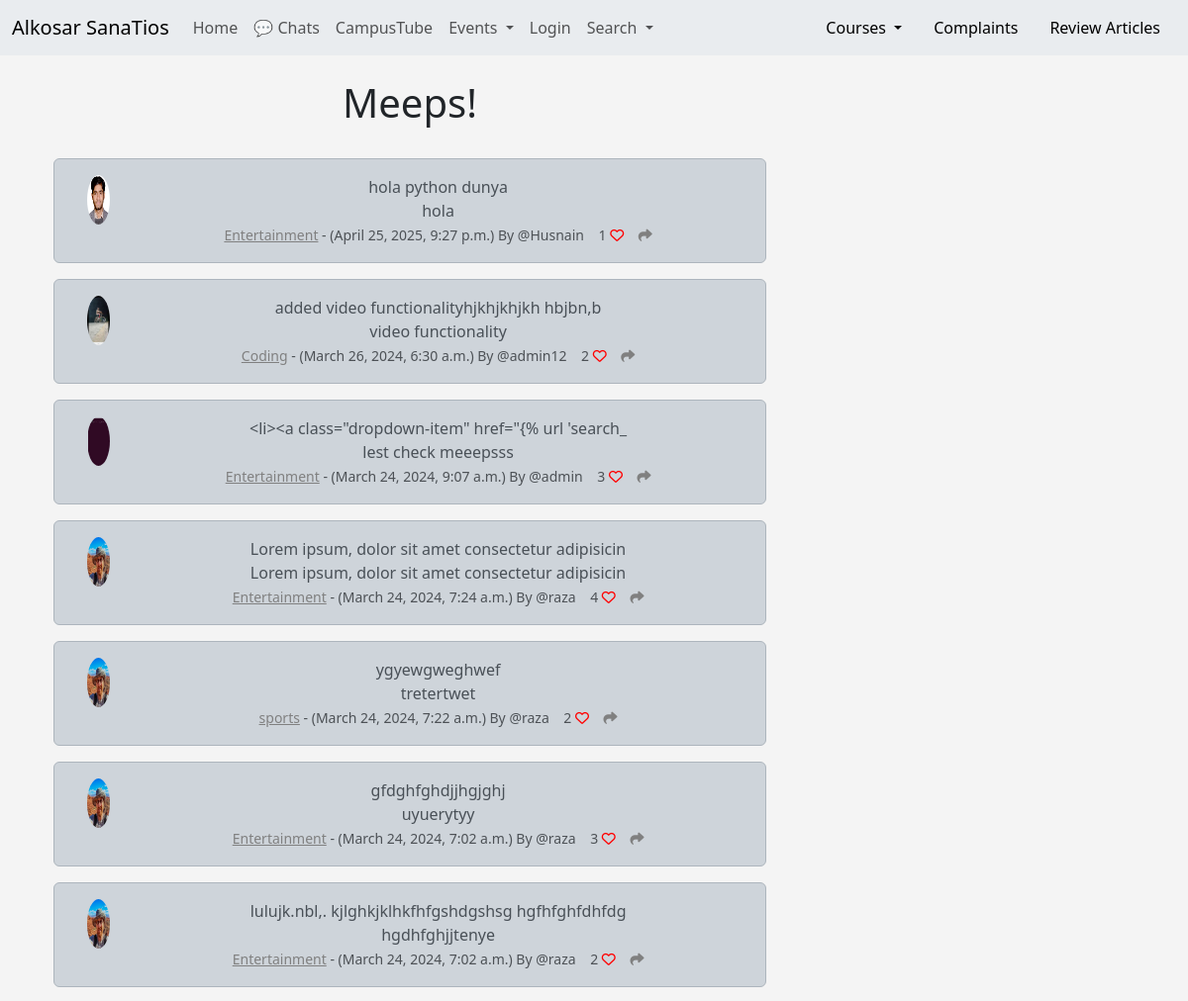
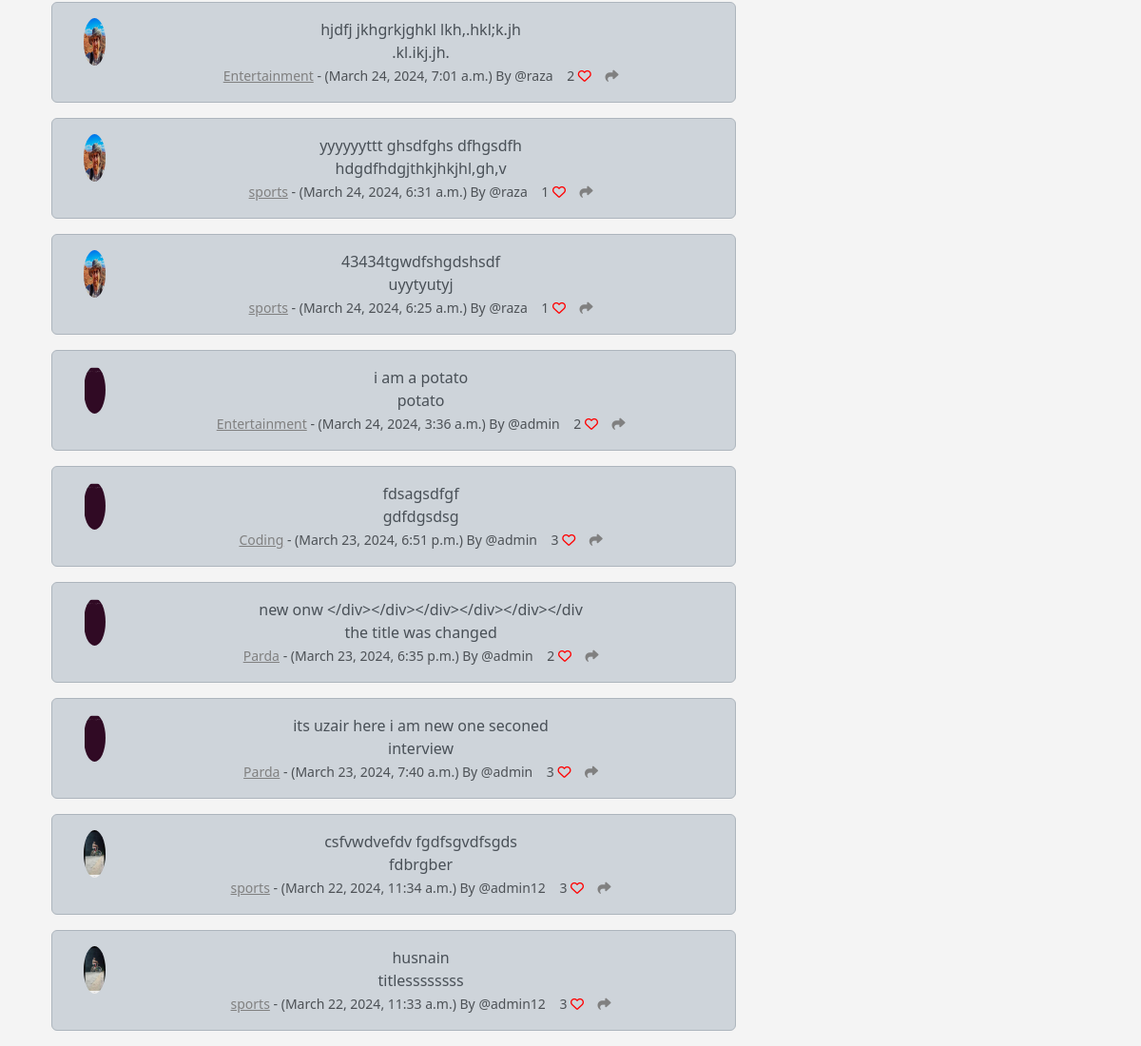
The page /home on the database its author committed (2 pictures, top to bottom).
### home/models.py (models this page shows, shortened)
class Meep(models.Model):
    user = models.ForeignKey(User, related_name= "meeps",on_delete= models.DO_NOTHING)
    body = RichTextField(blank=True, null = True)
    created_at = models.DateTimeField(auto_now_add = True)
    likes = models.ManyToManyField(User, related_name = "meep_like", blank = True)
    category = models.CharField(max_length= 255, default='Entertainment')
    title = models.CharField(max_length=255, default = 'No Title')
    attachment = models.FileField(upload_to='feed_attachments/', blank=True, null=True)
    def number_of_likes(self):
        return self.likes.count()

class Profile(models.Model):
    user = models.OneToOneField(User, on_delete=models.CASCADE)
    follows = models.ManyToManyField("self",
    related_name = "followed_by",
    symmetrical= False,
    blank=True)
    date_modified = models.DateTimeField(User, auto_now = True)
    profile_image = models.ImageField(null = True, blank = True, upload_to = 'profile-images/')
    profile_bio = models.CharField(null=True, blank=True, max_length=500)
    home_address = models.CharField(max_length=300, blank=True, default="")
    relationship_status = models.CharField(max_length=80, blank=True, default="")
    education_status = models.CharField(max_length=300, blank=True, default="")
    homepage_link = models.CharField(null=True, blank=True, max_length=200)
    facebook_link = models.CharField(null=True, blank=True, max_length=200)
    instagram_link = models.CharField(null=True, blank=True, max_length=200)
    linkdin_link = models.CharField(null=True, blank=True, max_length=200)

### home/views.py (the view)
# urls.py: path('home', views.home, name = 'home' ),
def home(request):
    if request.user.is_authenticated:
        form = MeepForm(request.POST or None)
        if request.method == "POST":
            if form.is_valid():
                meep = form.save(commit= False)
                meep.user = request.user
                meep.save()
                messages.success(request, 'Your Meep Has Been Posted....!')
                return redirect("home")
        meeps = Meep.objects.all().order_by("-created_at")
        return render (request, 'home/home.html', {'meeps': meeps, 'form': form})
    else:
        meeps = Meep.objects.all().order_by("-created_at")
        return render (request, 'home/home.html', {'meeps': meeps })

### home/templates/home/home.html (shortened to what this page needs)
{% extends 'home/base.html' %}
{% load static %}
{% block content %}
	<div class="container text-center">
		<div class="row">
			<div class="col-8">
	<h1>Meeps!</h1>
<br/>
	{% for meep in meeps %}
		<div class="alert alert-dark" role="alert">
<div class="container">
	<div class="row">
		<div class="col-1">
		  {% if meep.user.profile.profile_image %}
				<img src="{{ meep.user.profile.profile_image.url }}" width=70% height=70% class="rounded-circle" alt="{{ profile.user.username }}">
				{% else %}
				<img src="{% static 'images/20th.jpg' %}" width=70% height=70% class="rounded-circle" alt="{{ profile.user.username }}">
				{% endif %}
		</div>
		<div class="col-11">
		  {{ meep.body|slice:":50"  }}<br/>
          {{ meep.title|slice:":50"}} <br>
		  <small class="text-muted">
          <a href="{% url 'category' meep.category %}" style="color: gray;"> {{ meep.category }}</a> -
		  	({{ meep.created_at}}) By
		  	@{{ meep.user.username }}
		  	{{ meep.number_of_likes }}
		  	{% if user in meep.likes.all %}
		  	  <a href="{% url 'meep_like' meep.id %}">
	<i class="fa-solid fa-heart" style="color:red"></i></a>
		  	{% else %}
		  		<a href="{% url 'meep_like' meep.id %}">
		  <i class="fa fa-heart-o" style="color:red"></i></a>
		  	{% endif %}
		  	<a href="{% url 'meep_show' meep.id %}">
	<i class="fa-solid fa-share" style="color:gray"></i>
		  	</a>
		  </small>
		</div><br/><br/>
			</div>
		</div>
	</div>
	{% endfor %}
</div>
<div class="col-4">
				<br/><br/><br/>
</div>
{% endblock %}

### home/templates/home/base.html (style rules this page uses)
body { background: #f4f4f4; }

### rows shown on the page
Meep: user.profile.profile_image (picture), body "hola python dunya", title "hola", category "Entertainment", created_at "April 25, 2025, 9:27 p.m.", user.username "Husnain", number_of_likes "1"
Meep: user.profile.profile_image (picture), body "added video functionalityhjkhjkhjkh hbjbn,b", title "video functionality", category "Coding", created_at "March 26, 2024, 6:30 a.m.", user.username "admin12", number_of_likes "2"
Meep: user.profile.profile_image (picture), body "<li><a class=\"dropdown-item\" href=\"{% url 'search_", title "lest check meeepsss", category "Entertainment", created_at "March 24, 2024, 9:07 a.m.", user.username "admin", number_of_likes "3"
Meep: user.profile.profile_image (picture), body "Lorem ipsum, dolor sit amet consectetur adipisicin", title "Lorem ipsum, dolor sit amet consectetur adipisicin", category "Entertainment", created_at "March 24, 2024, 7:24 a.m.", user.username "raza", number_of_likes "4"
Meep: user.profile.profile_image (picture), body "ygyewgweghwef", title "tretertwet", category "sports", created_at "March 24, 2024, 7:22 a.m.", user.username "raza", number_of_likes "2"
Meep: user.profile.profile_image (picture), body "gfdghfghdjjhgjghj", title "uyuerytyy", category "Entertainment", created_at "March 24, 2024, 7:02 a.m.", user.username "raza", number_of_likes "3"
Meep: user.profile.profile_image (picture), body "lulujk.nbl,. kjlghkjklhkfhfgshdgshsg hgfhfghfdhfdg", title "hgdhfghjjtenye", category "Entertainment", created_at "March 24, 2024, 7:02 a.m.", user.username "raza", number_of_likes "2"
Meep: user.profile.profile_image (picture), body "hjdfj jkhgrkjghkl lkh,.hkl;k.jh", title ".kl.ikj.jh.", category "Entertainment", created_at "March 24, 2024, 7:01 a.m.", user.username "raza", number_of_likes "2"
Meep: user.profile.profile_image (picture), body "yyyyyyttt ghsdfghs dfhgsdfh", title "hdgdfhdgjthkjhkjhl,gh,v", category "sports", created_at "March 24, 2024, 6:31 a.m.", user.username "raza", number_of_likes "1"
Meep: user.profile.profile_image (picture), body "43434tgwdfshgdshsdf", title "uyytyutyj", category "sports", created_at "March 24, 2024, 6:25 a.m.", user.username "raza", number_of_likes "1"
Meep: user.profile.profile_image (picture), body "i am a potato", title "potato", category "Entertainment", created_at "March 24, 2024, 3:36 a.m.", user.username "admin", number_of_likes "2"
Meep: user.profile.profile_image (picture), body "fdsagsdfgf", title "gdfdgsdsg", category "Coding", created_at "March 23, 2024, 6:51 p.m.", user.username "admin", number_of_likes "3"
Meep: user.profile.profile_image (picture), body "new onw </div></div></div></div></div></div", title "the title was changed", category "Parda", created_at "March 23, 2024, 6:35 p.m.", user.username "admin", number_of_likes "2"
Meep: user.profile.profile_image (picture), body "its uzair here i am new one seconed", title "interview", category "Parda", created_at "March 23, 2024, 7:40 a.m.", user.username "admin", number_of_likes "3"
Meep: user.profile.profile_image (picture), body "csfvwdvefdv fgdfsgvdfsgds", title "fdbrgber", category "sports", created_at "March 22, 2024, 11:34 a.m.", user.username "admin12", number_of_likes "3"
Meep: user.profile.profile_image (picture), body "husnain", title "titlessssssss", category "sports", created_at "March 22, 2024, 11:33 a.m.", user.username "admin12", number_of_likes "3"
